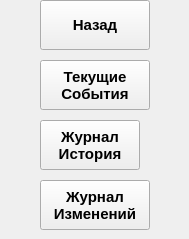
     <widget class="QWidget" name="Settings_Journal_Buttons_page">
      <widget class="QLabel" name="return_to_settings_main_buttons_icon_label_2">
       <property name="geometry">
        <rect>
         <x>0</x>
         <y>0</y>
         <width>40</width>
         <height>50</height>
        </rect>
       </property>
       <property name="text">
        <string/>
       </property>
      </widget>
      <widget class="QPushButton" name="return_to_settings_main_buttons_pushButton_2">
       <property name="geometry">
        <rect>
         <x>40</x>
         <y>0</y>
         <width>110</width>
         <height>50</height>
        </rect>
       </property>
       <property name="font">
        <font>
         <family>Arial</family>
         <pointsize>11</pointsize>
         <weight>75</weight>
         <bold>true</bold>
        </font>
       </property>
       <property name="text">
        <string>Назад</string>
       </property>
      </widget>
      <widget class="QPushButton" name="go_to_journal_current_events_page_pushButton">
       <property name="geometry">
        <rect>
         <x>40</x>
         <y>60</y>
         <width>110</width>
         <height>50</height>
        </rect>
       </property>
       <property name="font">
        <font>
         <family>Arial</family>
         <pointsize>11</pointsize>
         <weight>75</weight>
         <bold>true</bold>
        </font>
       </property>
       <property name="text">
        <string>Текущие
События</string>
       </property>
      </widget>
      <widget class="QPushButton" name="go_to_journal_changes_page_pushButton">
       <property name="geometry">
        <rect>
         <x>40</x>
         <y>180</y>
         <width>110</width>
         <height>50</height>
        </rect>
       </property>
       <property name="font">
        <font>
         <family>Arial</family>
         <pointsize>11</pointsize>
         <weight>75</weight>
         <bold>true</bold>
        </font>
       </property>
       <property name="text">
        <string>Журнал
Изменений</string>
       </property>
      </widget>
      <widget class="QLabel" name="go_to_journal_current_events_page_icon_label_1">
       <property name="geometry">
        <rect>
         <x>0</x>
         <y>60</y>
         <width>40</width>
         <height>50</height>
        </rect>
       </property>
       <property name="text">
        <string/>
       </property>
      </widget>
      <widget class="QLabel" name="go_to_journal_changes_page_icon_label_1">
       <property name="geometry">
        <rect>
         <x>0</x>
         <y>180</y>
         <width>40</width>
         <height>50</height>
        </rect>
       </property>
       <property name="text">
        <string/>
       </property>
      </widget>
      <widget class="QPushButton" name="go_to_journal_history_page_pushButton">
       <property name="geometry">
        <rect>
         <x>40</x>
         <y>120</y>
         <width>100</width>
         <height>50</height>
        </rect>
       </property>
       <property name="font">
        <font>
         <family>Arial</family>
         <pointsize>11</pointsize>
         <weight>75</weight>
         <bold>true</bold>
        </font>
       </property>
       <property name="text">
        <string>Журнал
История</string>
       </property>
      </widget>
      <widget class="QLabel" name="go_to_journal_history_page_icon_label_1">
       <property name="geometry">
        <rect>
         <x>0</x>
         <y>120</y>
         <width>40</width>
         <height>50</height>
        </rect>
       </property>
       <property name="text">
        <string/>
       </property>
      </widget>
      <widget class="QLabel" name="go_to_journal_changes_page_icon_label_2">
       <property name="geometry">
        <rect>
         <x>150</x>
         <y>180</y>
         <width>30</width>
         <height>50</height>
        </rect>
       </property>
       <property name="text">
        <string/>
       </property>
      </widget>
      <widget class="QLabel" name="go_to_journal_current_events_page_icon_label_2">
       <property name="geometry">
        <rect>
         <x>150</x>
         <y>60</y>
         <width>30</width>
         <height>50</height>
        </rect>
       </property>
       <property name="text">
        <string/>
       </property>
      </widget>
      <widget class="QLabel" name="go_to_journal_history_page_icon_label_2">
       <property name="geometry">
        <rect>
         <x>140</x>
         <y>120</y>
         <width>40</width>
         <height>50</height>
        </rect>
       </property>
       <property name="text">
        <string/>
       </property>
      </widget>
     </widget>
